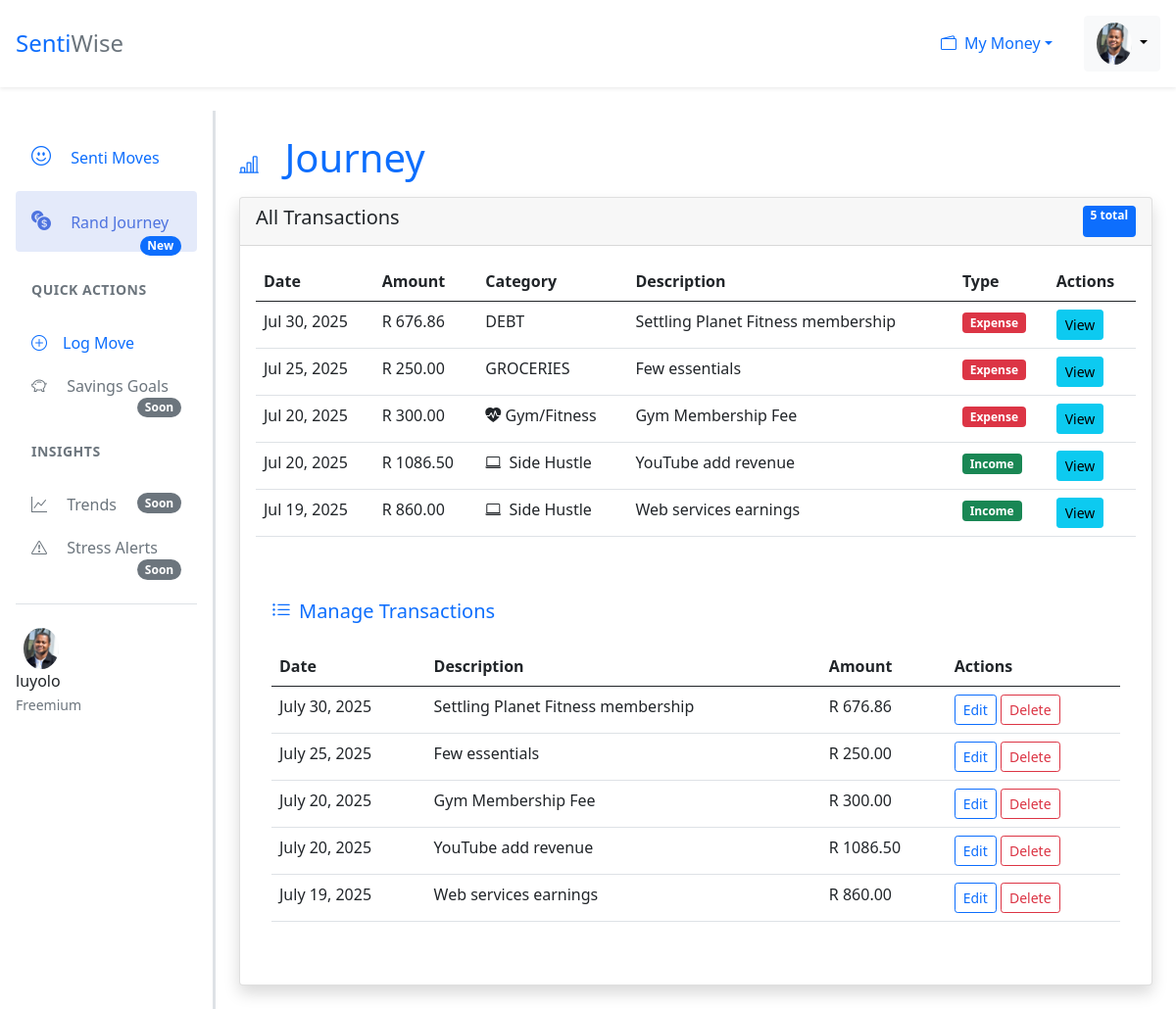
Page /transactions/list/ (signed in) on the committed database.
### transactions/models.py (models this page shows, shortened)
class Transaction(models.Model):
    TRANSACTION_TYPES = (
        ('income', 'Income'),
        ('expense', 'Expense'),
    )
    user = models.ForeignKey(User, on_delete=models.CASCADE, related_name='transactions')
    amount = models.DecimalField(max_digits=10, decimal_places=2)
    category = models.CharField(max_length=22, choices=Category.DEFAULT_CATEGORIES) # preset categories in form
    date = models.DateField()
    type = models.CharField(max_length=7, choices=TRANSACTION_TYPES)
    description = models.CharField(max_length=255, blank=True)

### transactions/views.py (the view)
# urls.py: path('transactions/list/', transactions_list_page, name='list_transaction'), # Read: list all
@login_required(login_url='login')
def transactions_list_page(request):
    transactions = Transaction.objects.filter(user=request.user).order_by('-date')
    context = {
        'transactions': transactions,
        'total_count': transactions.count(),
        'total_income': sum(t.amount for t in transactions if t.type == 'income'),
        'total_expences': sum(t.amount for t in transactions if t.type == 'expense'),
    }
    return render(request, "transactions/list_transaction.html", context)

### transactions/templates/transactions/list_transaction.html (shortened to what this page needs)
{% extends 'transactions/index.html' %}
{% load crispy_forms_tags %}
{% load static %}
{% block content %}
<div class="d-flex">
    <nav class="tracker-sidebar bg-white p-3 border-end border-secondary-emphasis border-3" style="width: 220px;">
        <ul class="nav flex-column">
        <li class="nav-item">
            <a class="nav-link py-3 px-3 mb-1 rounded" href="{% url 'dashboard' %}" data-bs-toggle="tooltip" title="Dashboard" alt="dashboard">
            <i class="bi bi-emoji-smile me-3 fs-5"></i>
            <span class="fw-medium">Senti Moves</span>
            </a>
        </li>
        <li class="nav-item">
            <a class="nav-link active py-3 px-3 mb-1 rounded" href="{% url 'list_transaction' %}" data-bs-toggle="tooltip" title="Track your income and spending">
            <i class="bi bi-currency-exchange me-3 fs-5"></i>
            <span class="fw-medium">Rand Journey</span>
            <span class="badge bg-primary rounded-pill float-end">New</span>
            </a>
        </li>
        <li class="nav-section-header mt-4 mb-4 px-3 text-uppercase small text-muted fw-bold">Quick Actions</li>
        <li class="nav-item">
            <a class="nav-link py-2 px-3 mb-1 rounded" href="{% url 'add_transaction' %}" data-bs-toggle="tooltip" title="Add transactions" alt="add transactions">
            <i class="bi bi-plus-circle me-3"></i>Log Move
            </a>
        </li>
        <li class="nav-item">
            <a class="nav-link py-2 px-3 mb-1 rounded" href="#">
            <i class="text-muted bi bi-piggy-bank me-3"></i>
            <span class="text-muted">Savings Goals</span>
            <span class="badge bg-secondary rounded-pill float-end">Soon</span>
            </a>
        </li>
        <li class="nav-section-header mt-4 mb-4 px-3 text-uppercase small text-muted fw-bold">Insights</li>
        <li class="nav-item">
            <a class="nav-link py-2 px-3 mb-1 rounded" href="#">
            <i class="text-muted bi bi-graph-up me-3"></i>
            <span class="text-muted">Trends</span>
            <span class="badge bg-secondary rounded-pill float-end">Soon</span>
            </a>
        </li>
        <li class="nav-item">
            <a class="nav-link py-2 px-3 mb-1 rounded" href="#">
            <i class="text-muted bi bi-exclamation-triangle me-3"></i>
            <span class="text-muted">Stress Alerts</span>
            <span class="badge bg-secondary rounded-pill float-end">Soon</span>
            </a>
        </li>
        </ul>
        <br>
        <div class="sidebar-footer mt-auto pt-4 border-top">
        <div class="d-flex align-items-center px-2">
            <img src="{% static 'images/luyolo.jpg' %}" width="36" class="rounded-circle me-2">
        </div>
            <div>
            <div class="fw-medium">{{ request.user }}</div>
            <small class="text-muted">Freemium</small>
            </div>
        </div>
    </nav>
    <main class="tracker-main-content p-4 flex-grow-1">
        <div class="rounded mb-3 text-primary">
            <h1><i class="bi bi-bar-chart-line me-3 fs-5"></i>
                Journey
            </h1>
        </div>
        <div class="card shadow">
            <div class="card-header d-flex justify-content-between">
                <h5>All Transactions</h5>
                <span class="badge bg-primary">{{ total_count }} total</span>
            </div>
            <div class="card-body">
                <table class="table table-hover">
                    <thead>
                        <tr>
                            <th>Date</th>
                            <th>Amount</th>
                            <th>Category</th>
                            <th>Description</th>
                            <th>Type</th>
                            <th>Actions</th>
                        </tr>
                    </thead>
                    <tbody>
                        {% for t in transactions %}
                        <tr>
                            <td>{{ t.date|date:"M d, Y" }}</td>
                            <td>R {{ t.amount }}</td>
                            <td>
                            {% if t.category == 'SALARY' %}
                                <i class="bi bi-briefcase me-1"></i> Work/Salary
                                {% elif t.category == 'SIDE_HUSTLE' %}
                                <i class="bi bi-laptop me-1"></i> Side Hustle
                                {% elif t.category == 'GYM' %}
                                <i class="bi bi-heart-pulse-fill"></i> Gym/Fitness
                                {% else %}
                                {{ category_display|default:t.category }}
                            {% endif %}
                            </td>
                            <td>{{ t.description }}</td>
                            <td>
                                <span class="badge {% if t.type == 'income' %}bg-success{% else %}bg-danger{% endif %}">
                                    {{ t.type|title }}
                                </span>
                            </td>
                            <td>
                                <a href="{% url 'detail_transaction' t.id %}" class="btn btn-sm btn-info">View</a>
                            </td>
                        </tr>
                        {% endfor %}
                    </tbody>
                </table>
            </div>
            <div class="mb-4 p-2 m-2">
                <div class="card-body">
                    <h5  class="card-title text-primary mb-4">
                        <i  class="bi bi-list-ul me-2"></i>Manage Transactions
                    </h5>
                    <table class="table table-hover">
                        <thead>
                            <tr>
                                <th>Date</th>
                                <th>Description</th>
                                <th>Amount</th>
                                <th>Actions</th>
                            </tr>
                        </thead>
                        <tbody>
                            {% for transaction in transactions %}
                            <tr>
                                <td>{{ transaction.date }}</td>
                                <td>{{ transaction.description }}</td>
                                <td>R {{ transaction.amount }}</td>
                                <td>
                                    <a href="{% url 'edit_transaction' transaction.id %}" class="btn btn-sm btn-outline-primary">Edit</a>
                                    <a href="{% url 'delete_transaction' transaction.id %}" class="btn btn-sm btn-outline-danger">Delete</a>
                                </td>
                            </tr>
                            {% empty %}
                            <tr>
                                <td colspan="4" class="text-center text-muted">No transactions found</td>
                            </tr>
                            {% endfor %}
                        </tbody>
                    </table>
                </div>
            </div>
        </div>
    </main>
</div>
{% endblock %}

### transactions/templates/transactions/index.html (style rules this page uses)
.nav-section-header { letter-spacing: 0.5px; }
.nav-link { transition: all 0.2s ease; }
.nav-link.active { background-color: rgba(78, 115, 223, 0.15); color: #4e73df !important; }
.sidebar-footer { padding-bottom: 1rem; }

### rows in the picture
Transaction: date "Jul 30, 2025", amount "676.86", category "DEBT", description "Settling Planet Fitness membership", type "Expense"
Transaction: date "Jul 25, 2025", amount "250.00", category "GROCERIES", description "Few essentials", type "Expense"
Transaction: date "Jul 20, 2025", amount "300.00", category "GYM" (drawn), description "Gym Membership Fee", type "Expense"
Transaction: date "Jul 20, 2025", amount "1086.50", category "SIDE_HUSTLE" (drawn), description "YouTube add revenue", type "Income"
Transaction: date "Jul 19, 2025", amount "860.00", category "SIDE_HUSTLE" (drawn), description "Web services earnings", type "Income"

### other values in the picture
{{ request.user }} "luyolo"
{{ total_count }} "5"
